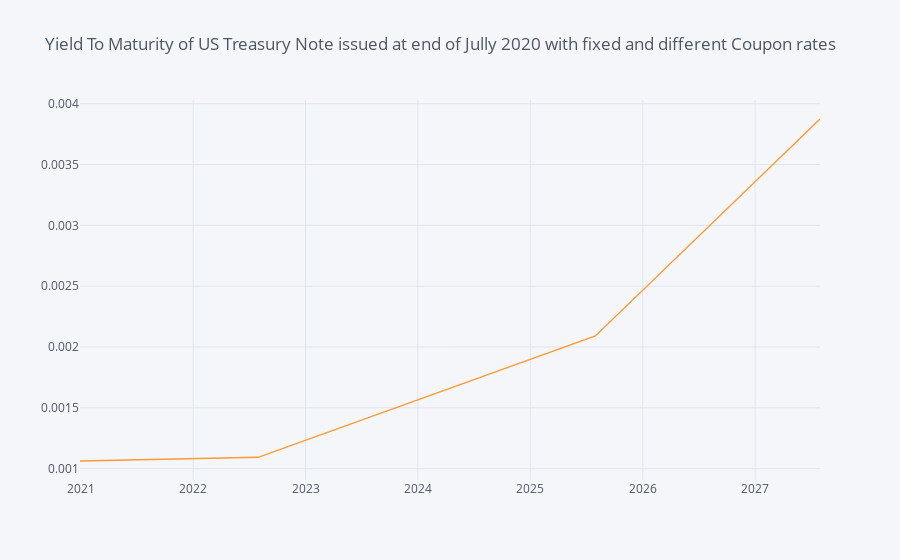

Source (notebook cell):
### Markdown cell above
Now we can repeat the above for different US T-Notes with simillar issue dates and different maturing dates. We collect all data-points in a Python dictionary ```container_container``` before tidying it in the ```yc_df``` pandas data-frame below. Remeber though, we've put ourselves in the shooes of an economic agent looking to invest in 'brand new' sovereign Bonds, in Bonds that our agent would buy on issue; such bonds are called [on-the-run sovereign Bonds](https://www.investopedia.com/terms/o/on-the-runtreasuries.asp).

### Code cell
yc_df = DSWS_fixed_and_price_data_collection_and_ytm(
    instruments=["613V2R", "613XGW", "613XGU", "613XG1"],
    fields=["DSCD", "NAME", "ID", "TERM",
            "RV", "C", "CTYP", "RDL"])

yc_df.index = yc_df['RDL']

display(yc_df)
yc_df["YTM"].iplot(title="Yield To Maturity of US Treasury Note issued at end of Jully 2020 with fixed and different Coupon rates")

### Figure 1 — Plotly figure (JSON) as saved in the notebook; plotly's stock layout.template omitted (floating-point values rounded to 4 significant figures)
{"data": [{"line": {"color": "rgba(255, 153, 51, 1.0)", "dash": "solid", "shape": "linear", "width": 1.3}, "mode": "lines", "name": "YTM", "text": "", "type": "scatter", "x": ["2020-12-29", "2022-07-31", "2025-07-31", "2027-07-31"], "y": [0.001063, 0.001093, 0.002091, 0.003875]}], "layout": {"autosize": true, "legend": {"bgcolor": "#F5F6F9", "font": {"color": "#4D5663"}}, "paper_bgcolor": "#F5F6F9", "plot_bgcolor": "#F5F6F9", "title": {"font": {"color": "#4D5663"}, "text": "Yield To Maturity of US Treasury Note issued at end of Jully 2020 with fixed and different Coupon rates"}, "xaxis": {"autorange": true, "gridcolor": "#E1E5ED", "range": ["2020-12-29", "2027-07-31"], "showgrid": true, "tickfont": {"color": "#4D5663"}, "title": {"font": {"color": "#4D5663"}, "text": ""}, "type": "date", "zerolinecolor": "#E1E5ED"}, "yaxis": {"autorange": true, "gridcolor": "#E1E5ED", "range": [0.0009063, 0.004031], "showgrid": true, "tickfont": {"color": "#4D5663"}, "title": {"font": {"color": "#4D5663"}, "text": ""}, "type": "linear", "zerolinecolor": "#E1E5ED"}}}
